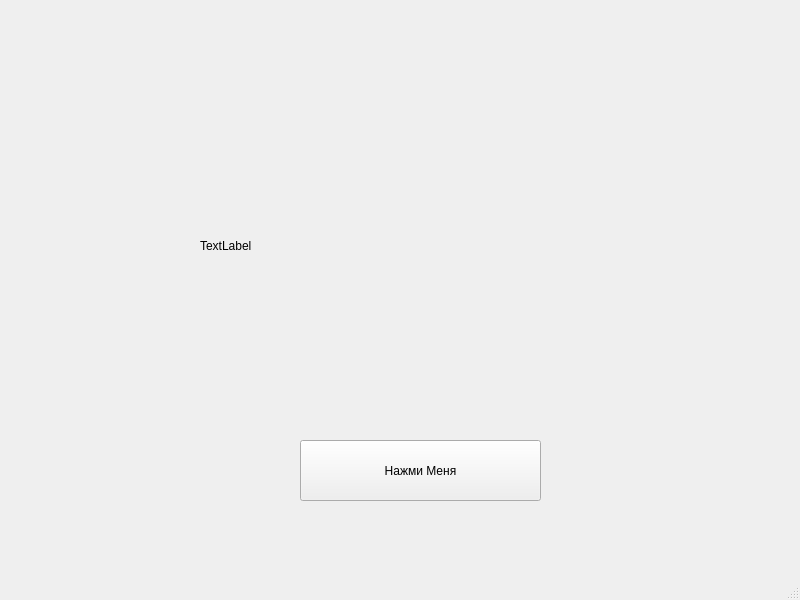
<?xml version="1.0" encoding="UTF-8"?>
<ui version="4.0">
 <class>MainWindow</class>
 <widget class="QMainWindow" name="MainWindow">
  <property name="geometry">
   <rect>
    <x>0</x>
    <y>0</y>
    <width>800</width>
    <height>600</height>
   </rect>
  </property>
  <property name="windowTitle">
   <string>MainWindow</string>
  </property>
  <widget class="QWidget" name="centralwidget">
   <widget class="QPushButton" name="pushButton">
    <property name="geometry">
     <rect>
      <x>300</x>
      <y>440</y>
      <width>241</width>
      <height>61</height>
     </rect>
    </property>
    <property name="text">
     <string>Нажми Меня</string>
    </property>
   </widget>
   <widget class="QLabel" name="label">
    <property name="geometry">
     <rect>
      <x>200</x>
      <y>170</y>
      <width>451</width>
      <height>151</height>
     </rect>
    </property>
    <property name="text">
     <string>TextLabel</string>
    </property>
   </widget>
  </widget>
  <widget class="QMenuBar" name="menubar">
   <property name="geometry">
    <rect>
     <x>0</x>
     <y>0</y>
     <width>800</width>
     <height>26</height>
    </rect>
   </property>
  </widget>
  <widget class="QStatusBar" name="statusbar"/>
 </widget>
 <resources/>
 <connections/>
</ui>
